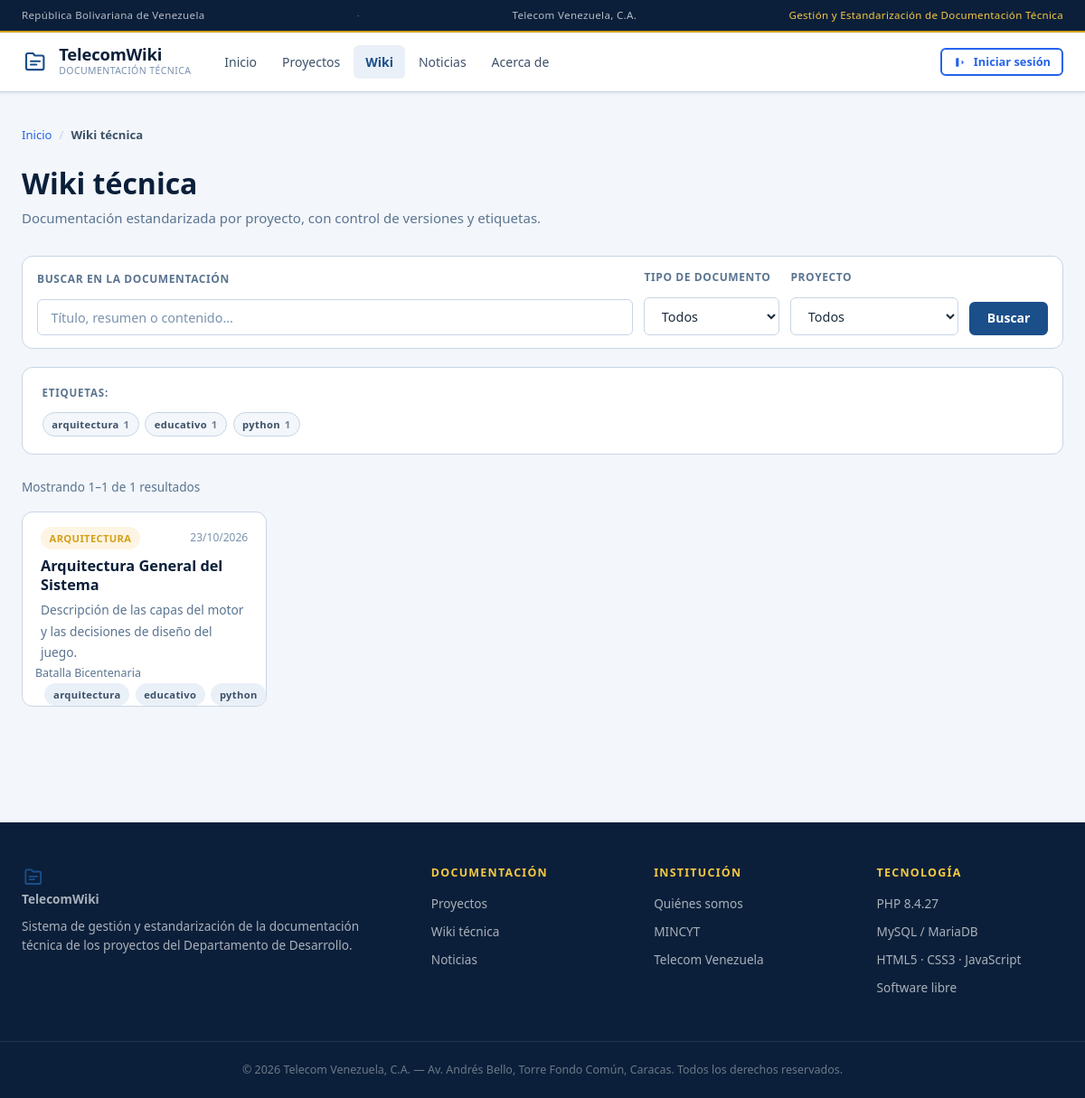
The app's page /frontend/wiki.php, older data.
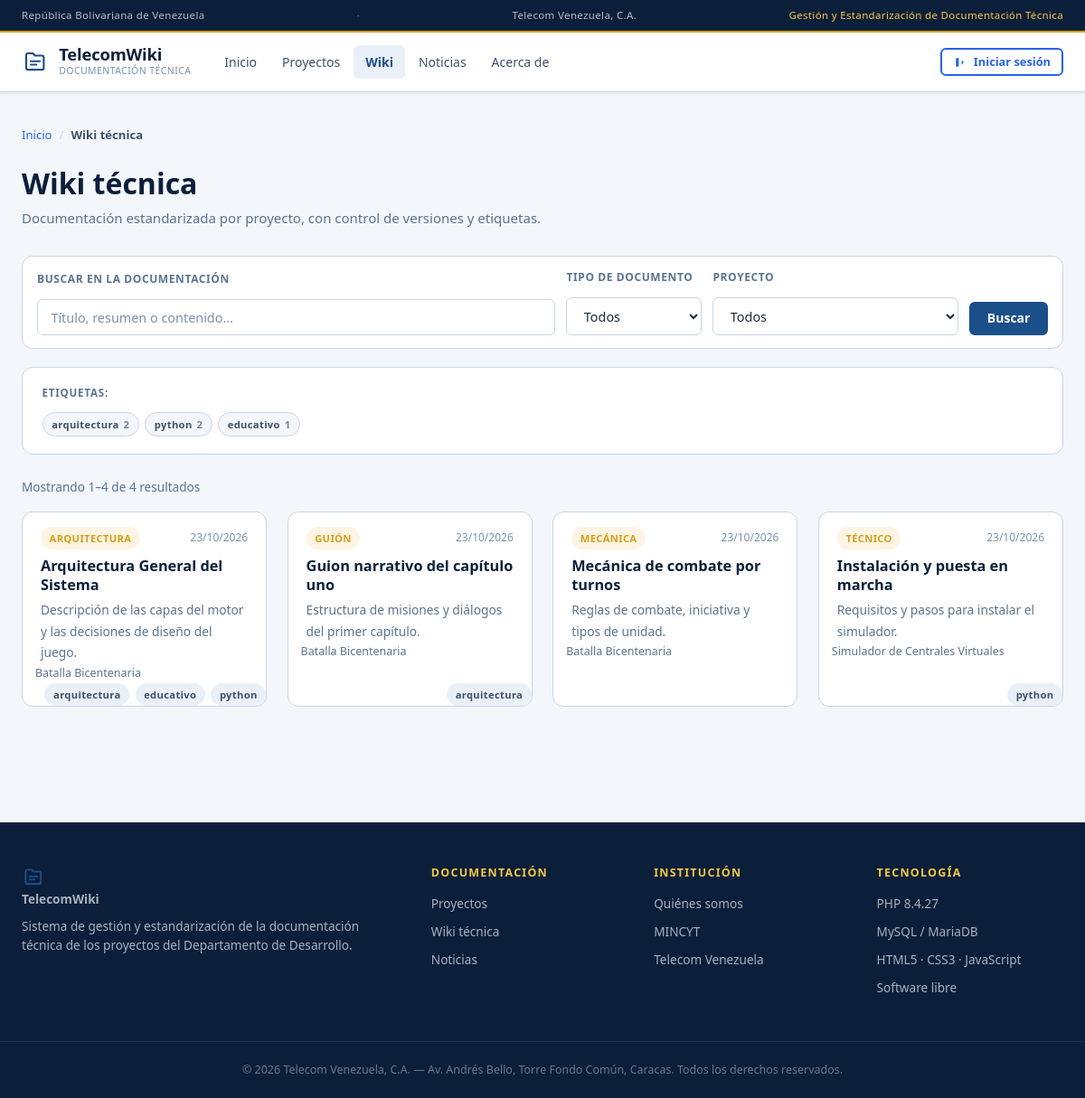
The same page, newer data.
### tables this page shows
CREATE TABLE `tags` (
    `id`    INT UNSIGNED NOT NULL AUTO_INCREMENT,
    `nombre` VARCHAR(100) NOT NULL,
    `slug`  VARCHAR(120) NOT NULL,
    PRIMARY KEY (`id`),
    UNIQUE KEY `uq_tags_slug` (`slug`)
);

CREATE TABLE `articulos` (
    `id`          INT UNSIGNED NOT NULL AUTO_INCREMENT,
    `proyecto_id` INT UNSIGNED  NOT NULL,
    `titulo`      VARCHAR(300)  NOT NULL,
    `slug`        VARCHAR(320)  NOT NULL,
    `resumen`     VARCHAR(500)  NULL,
    `contenido`   LONGTEXT      NULL,
    `tipo`        ENUM('guion','arquitectura','mecanica','personaje','nivel','tecnico','otro') NOT NULL DEFAULT 'tecnico',
    `autor_id`    INT UNSIGNED  NULL,
    `version`     INT UNSIGNED  NOT NULL DEFAULT 1,
    `publicado`   TINYINT(1)    NOT NULL DEFAULT 0,
    `creado_en`   DATETIME      NOT NULL DEFAULT CURRENT_TIMESTAMP,
    `actualizado` DATETIME      NOT NULL DEFAULT CURRENT_TIMESTAMP ON UPDATE CURRENT_TIMESTAMP,
    PRIMARY KEY (`id`),
    UNIQUE KEY `uq_articulos_slug` (`slug`),
    KEY `idx_articulos_proyecto`  (`proyecto_id`,`publicado`),
    KEY `idx_articulos_publicado` (`publicado`),
    KEY `idx_articulos_tipo`      (`tipo`),
    KEY `idx_articulos_autor`     (`autor_id`),
    CONSTRAINT `fk_articulos_proyecto` FOREIGN KEY (`proyecto_id`) REFERENCES `proyectos`(`id`) ON DELETE CASCADE,
    CONSTRAINT `fk_articulos_autor`    FOREIGN KEY (`autor_id`)    REFERENCES `usuarios`(`id`)  ON DELETE SET NULL
);

CREATE TABLE `proyectos` (
    `id`                  INT UNSIGNED NOT NULL AUTO_INCREMENT,
    `titulo`              VARCHAR(200)  NOT NULL,
    `slug`                VARCHAR(220)  NOT NULL,
    `categoria_id`        INT UNSIGNED  NOT NULL,
    `descripcion_corta`   VARCHAR(500)  NULL,
    `descripcion`         LONGTEXT      NULL,
    `tecnologias`         VARCHAR(300)  NULL,
    `version_actual`      VARCHAR(20)   NULL,
    `estado`              ENUM('activo','en_desarrollo','pausado','archivado') NOT NULL DEFAULT 'en_desarrollo',
    `responsable_id`      INT UNSIGNED  NULL,
    `fecha_inicio`        DATE          NULL,
    `fecha_actualizacion` DATETIME      NOT NULL DEFAULT CURRENT_TIMESTAMP ON UPDATE CURRENT_TIMESTAMP,
    `creado_en`           DATETIME      NOT NULL DEFAULT CURRENT_TIMESTAMP,
    PRIMARY KEY (`id`),
    UNIQUE KEY `uq_proyectos_slug` (`slug`),
    KEY `idx_proyectos_categoria` (`categoria_id`),
    KEY `idx_proyectos_estado` (`estado`,`creado_en`),
    KEY `idx_proyectos_responsable` (`responsable_id`),
    CONSTRAINT `fk_proyectos_categoria`   FOREIGN KEY (`categoria_id`)   REFERENCES `categorias`(`id`)     ON DELETE RESTRICT,
    CONSTRAINT `fk_proyectos_responsable` FOREIGN KEY (`responsable_id`) REFERENCES `usuarios`(`id`)      ON DELETE SET NULL
);

### backend/lib/validate.php (called while the page is built, shortened)
<?php
require_once __DIR__ . '/helpers.php';
function entrada(array $origen, string $clave, int $maxLen = 300): string {
    $v = $origen[$clave] ?? '';
    $v = trim((string) $v);
    return mb_strlen($v) > $maxLen ? mb_substr($v, 0, $maxLen) : $v;
}
function saneaGET(string $clave, int $maxLen = 300): string {
    return entrada($_GET, $clave, $maxLen);
}
function entero($v, int $defecto = 0): int {
    return filter_var($v, FILTER_VALIDATE_INT) !== false ? (int) $v : $defecto;
}

### backend/config/db.php (called while the page is built, shortened)
<?php
function getDB(): PDO {
    static $pdo = null;
    if ($pdo === null) {
        $dsn = 'mysql:host=' . DB_HOST . ';port=' . DB_PORT
             . ';dbname=' . DB_NAME . ';charset=utf8mb4';
        try {
            $pdo = new PDO($dsn, DB_USER, DB_PASS, [
                PDO::ATTR_ERRMODE            => PDO::ERRMODE_EXCEPTION,
                PDO::ATTR_DEFAULT_FETCH_MODE => PDO::FETCH_ASSOC,
                PDO::ATTR_EMULATE_PREPARES   => false,
            ]);
        } catch (PDOException $e) {
            error_log('[db.php] Error de conexión a MySQL: ' . $e->getMessage());
            http_response_code(503);
            die('<div>'
              . '<strong>El sitio no está disponible en este momento.</strong><br>'
              . '<small>Intenta nuevamente en unos minutos. Si el problema persiste, '
              . 'verificá que MySQL esté iniciado (XAMPP → pestaña MySQL) y que exista '
              . 'la base de datos <em>telecom_wiki</em>.</small></div>');
        }
    }
    return $pdo;
}
function dbValor(string $sql, array $params = []) {
    $st = getDB()->prepare($sql);
    $st->execute($params);
    return $st->fetchColumn();
}

### backend/lib/paginate.php (called while the page is built, shortened)
<?php
require_once __DIR__ . '/validate.php';
function paginar(int $total, int $porPagina = 0): array {
    $porPagina = $porPagina > 0 ? $porPagina : POR_PAGINA;
    $totalPaginas = max(1, (int) ceil($total / $porPagina));
    $pagina = entero($_GET['pagina'] ?? 1, 1);
    $pagina = max(1, min($pagina, $totalPaginas));
    return [
        'pagina'        => $pagina,
        'por_pagina'    => $porPagina,
        'offset'        => ($pagina - 1) * $porPagina,
        'total_paginas' => $totalPaginas,
        'total'         => $total,
    ];
}

### frontend/wiki.php (the view, shortened to what the rows shown need)
<?php
$tagSlug = saneaGET('tag', 120);
$where  = ['a.publicado = 1'];
$params = [];
$condicion = implode(' AND ', $where);
$db = getDB();
$total = (int) dbValor(
    "SELECT COUNT(*) FROM articulos a
       JOIN proyectos p ON p.id = a.proyecto_id
      WHERE $condicion",
    $params
);
$pag = paginar($total, POR_PAGINA);
$st = $db->prepare(
    "SELECT a.id, a.titulo, a.slug, a.resumen, a.contenido, a.tipo,
            a.actualizado, a.creado_en, p.titulo AS proyecto_titulo,
            (SELECT GROUP_CONCAT(DISTINCT t.nombre ORDER BY t.nombre SEPARATOR '||')
               FROM articulo_tags atg
               JOIN tags t ON t.id = atg.tag_id
              WHERE atg.articulo_id = a.id) AS tags_nombres,
            (SELECT GROUP_CONCAT(DISTINCT t.slug ORDER BY t.nombre SEPARATOR '||')
               FROM articulo_tags atg
               JOIN tags t ON t.id = atg.tag_id
              WHERE atg.articulo_id = a.id) AS tags_slugs
       FROM articulos a
       JOIN proyectos p ON p.id = a.proyecto_id
      WHERE $condicion
   ORDER BY a.actualizado DESC
      LIMIT {$pag['por_pagina']} OFFSET {$pag['offset']}"
);
$st->execute($params);
$articulos = $st->fetchAll();
$st = $db->query(
    'SELECT t.id, t.nombre, t.slug, COUNT(DISTINCT atg.articulo_id) AS usos
       FROM tags t
       JOIN articulo_tags atg ON atg.tag_id = t.id
       JOIN articulos a ON a.id = atg.articulo_id AND a.publicado = 1
   GROUP BY t.id, t.nombre, t.slug
   ORDER BY usos DESC, t.nombre ASC
      LIMIT 25'
);
$nubeTags = $st->fetchAll();
?>
<div class="container">
    <div class="page-head">
        <div>
            <h1>Wiki técnica</h1>
        </div>
    </div>
    <?php if ($nubeTags): ?>
    <div class="nube-tags" aria-label="Etiquetas más usadas">
        <ul class="chips">
            <?php foreach ($nubeTags as $t): ?>
                <li>
                    <a class="chip chip--tag <?= $tagSlug === $t['slug'] ? 'is-active' : '' ?>"
                       href="<?= e(url('wiki.php?tag=' . rawurlencode($t['slug']))) ?>">
                        <?= e($t['nombre']) ?> <span class="chip__num"><?= (int) $t['usos'] ?></span>
                    </a>
                </li>
            <?php endforeach; ?>
        </ul>
    </div>
    <?php endif; ?>
    <?php if ($articulos): ?>
        <div class="grid grid--articulos">
            <?php foreach ($articulos as $a) echo tarjetaArticulo($a); ?>
        </div>
    <?php endif; ?>
</div>

### backend/lib/render.php (shortened to what the rows shown need)
<?php
require_once __DIR__ . '/paginate.php';
function badgeTipo(string $tipo): string {
    return '<span class="chip chip--tipo">' . e(etiquetaTipoArticulo($tipo)) . '</span>';
}
function tarjetaArticulo(array $a): string {
    $html = '<article class="card card--articulo reveal">';
    $html .= '<a class="card__link" href="' . e(url('articulo.php?slug=' . rawurlencode($a['slug']))) . '">';
    $html .= '<div class="card__cabeza">'
           . badgeTipo($a['tipo'] ?? 'tecnico')
           . '<span class="card__fecha">' . e(fecha($a['actualizado'] ?? $a['creado_en'] ?? null)) . '</span>'
           . '</div>';
    $html .= '<h3 class="card__titulo">' . e($a['titulo']) . '</h3>';
    if (!empty($a['resumen'])) {
        $html .= '<p class="card__texto">' . e(resumir($a['resumen'], 130)) . '</p>';
    } elseif (!empty($a['contenido'])) {
        $html .= '<p class="card__texto">' . e(resumir($a['contenido'], 130)) . '</p>';
    }
    if (!empty($a['proyecto_titulo'])) {
        $html .= '<p class="card__proyecto">' . icono('folder', 14)
               . '<span>' . e($a['proyecto_titulo']) . '</span></p>';
    }
    if (!empty($a['tags_nombres'])) {
        $html .= '<ul class="chips">';
        foreach (array_slice(explode('||', $a['tags_nombres']), 0, 4) as $i => $t) {
            $slug = explode('||', $a['tags_slugs'] ?? '')[$i] ?? slugify($t);
            $html .= '<li><a class="chip chip--tag" href="'
                   . e(url('wiki.php?tag=' . rawurlencode($slug))) . '">' . e($t) . '</a></li>';
        }
        $html .= '</ul>';
    }
    $html .= '</a></article>';
    return $html;
}

### backend/lib/helpers.php (shortened to what the rows shown need)
<?php
function e(?string $s): string {
    return htmlspecialchars($s ?? '', ENT_QUOTES | ENT_SUBSTITUTE, 'UTF-8');
}
function url(string $ruta = ''): string {
    return SITE_URL . '/' . ltrim($ruta, '/');
}
function fecha(?string $fecha, string $formato = 'd/m/Y'): string {
    $ts = strtotime($fecha);
    return $ts ? date($formato, $ts) : '—';
}
function resumir(?string $texto, int $largo = 140): string {
    $texto = trim(strip_tags($texto ?? ''));
    if (mb_strlen($texto) <= $largo) {
        return $texto;
    }
    $corte = mb_substr($texto, 0, $largo);
    return rtrim($corte, '.,;:') . '…';
}
function etiquetaTipoArticulo(string $tipo): string {
    $mapa = [
        'guion'        => 'Guión',
        'arquitectura' => 'Arquitectura',
        'mecanica'     => 'Mecánica',
        'personaje'    => 'Personaje',
        'nivel'        => 'Nivel',
        'tecnico'      => 'Técnico',
        'otro'         => 'Otro',
    ];
    return $mapa[$tipo] ?? ucfirst($tipo);
}
function icono(string $nombre, int $size = 18): string {
    $d = $paths[$nombre] ?? $paths['folder'];
    return '<svg class="icon" width="' . $size . '" height="' . $size
         . '" viewBox="0 0 20 20" fill="currentColor" aria-hidden="true" focusable="false">'
         . $d . '</svg>';
}

Row changes from the older to the newer data that the page shows:
computed for tags "arquitectura": usos "1" → "2"
shown differently, row unchanged: tags "python": usos "1" → "2"; moves up the list
added articulos: tipo "GUIÓN", actualizado "23/10/2026", titulo "Guion narrativo del capítulo uno", resumen "Estructura de misiones y diálogos del primer capítulo.", proyecto.titulo "Batalla Bicentenaria", t "arquitectura"
added articulos: tipo "MECÁNICA", actualizado "23/10/2026", titulo "Mecánica de combate por turnos", resumen "Reglas de combate, iniciativa y tipos de unidad.", proyecto.titulo "Batalla Bicentenaria"
added articulos: tipo "TÉCNICO", actualizado "23/10/2026", titulo "Instalación y puesta en marcha", resumen "Requisitos y pasos para instalar el simulador.", proyecto.titulo "Simulador de Centrales Virtuales", t "python"
Text that changed along with them:
resumenPaginacion($pag): "Mostrando 1–1 de 1 resultados" → "Mostrando 1–4 de 4 resultados"
